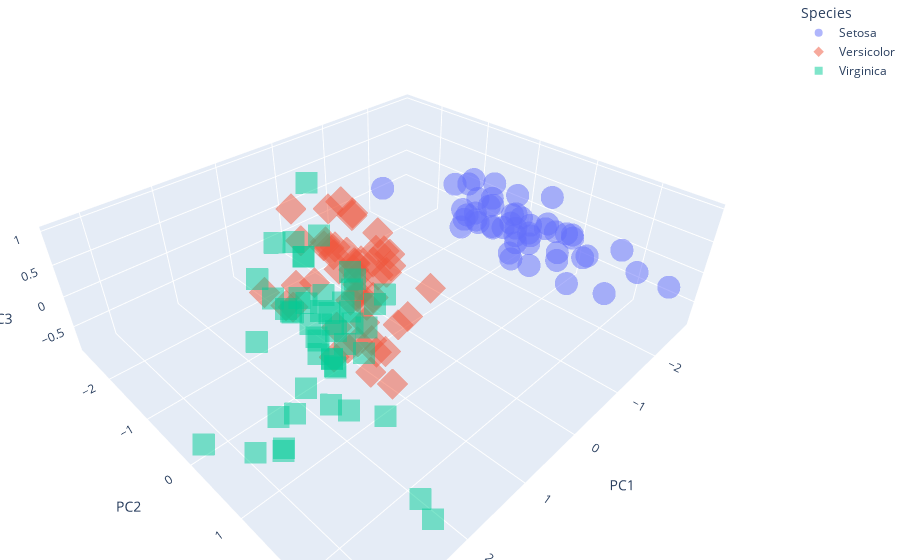

Source (notebook cell):
### Markdown cell above
### 4.3. Customized 3D Scatter Plot

### Code cell
fig = px.scatter_3d(df_scores, x='PC1', y='PC2', z='PC3',
              color='Species',
              symbol='Species',
              opacity=0.5)

# tight layout
fig.update_layout(margin=dict(l=0, r=0, b=0, t=0))

# https://plotly.com/python/templates/
#fig.update_layout(template='plotly_white') # "plotly", "plotly_white", "plotly_dark", "ggplot2", "seaborn", "simple_white", "none"
